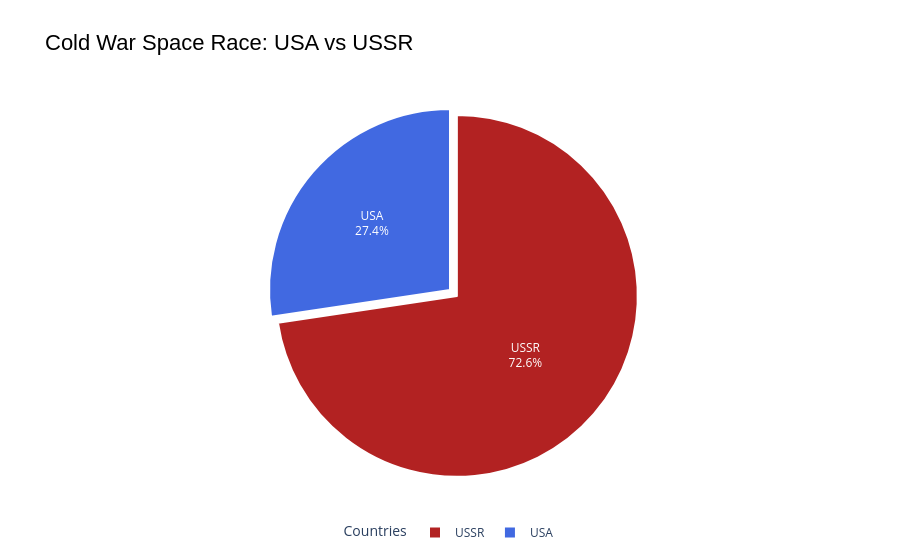

Here is the notebook cell this chart was saved with:
### Markdown cell above
## Create a Plotly Pie Chart comparing the total number of launches of the USSR and the USA

Hint: Remember to include former Soviet Republics like Kazakhstan when analysing the total number of launches.

### Code cell
fig = px.pie(
    comparison,
    names="Country",
    values="Launches",
    title="Cold War Space Race: USA vs USSR",
    color="Country",
    color_discrete_map={"USA": "royalblue", "USSR": "firebrick"}
)


fig.update_traces(
    textinfo="label+percent",
    pull=[0.05, 0],
    marker=dict(line=dict(color="white", width=2))  # Dilimler arası beyaz çizgi
)


fig.update_layout(
    title_font=dict(size=22, family="Arial", color="black"),
    legend_title_text="Countries",
    legend=dict(
        orientation="h",
        y=-0.1,
        x=0.5,
        xanchor="center"
    )
)

fig.show()

### Figure 1 — Plotly figure (JSON) as saved in the notebook; plotly's stock layout.template omitted (floating-point values rounded to 4 significant figures)
{"data": [{"customdata": [["USSR"], ["USA"]], "domain": {"x": [0, 1], "y": [0, 1]}, "hovertemplate": "Country=%{customdata[0]}<br>Launches=%{value}<extra></extra>", "labels": ["USSR", "USA"], "legendgroup": "", "marker": {"colors": ["firebrick", "royalblue"], "line": {"color": "white", "width": 2}}, "name": "", "pull": [0.05, 0], "showlegend": true, "textinfo": "label+percent", "type": "pie", "values": [1709, 644]}], "layout": {"legend": {"orientation": "h", "title": {"text": "Countries"}, "tracegroupgap": 0, "x": 0.5, "xanchor": "center", "y": -0.1}, "title": {"font": {"color": "black", "family": "Arial", "size": 22}, "text": "Cold War Space Race: USA vs USSR"}}}
